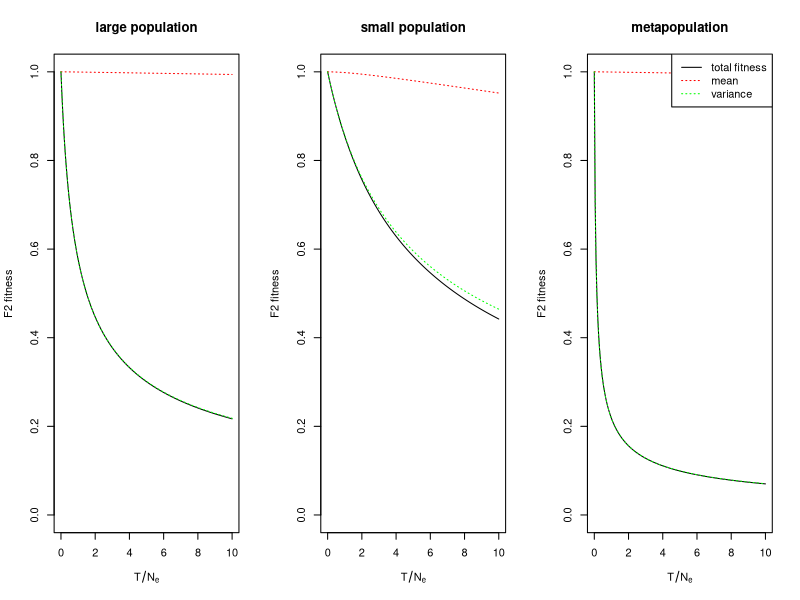
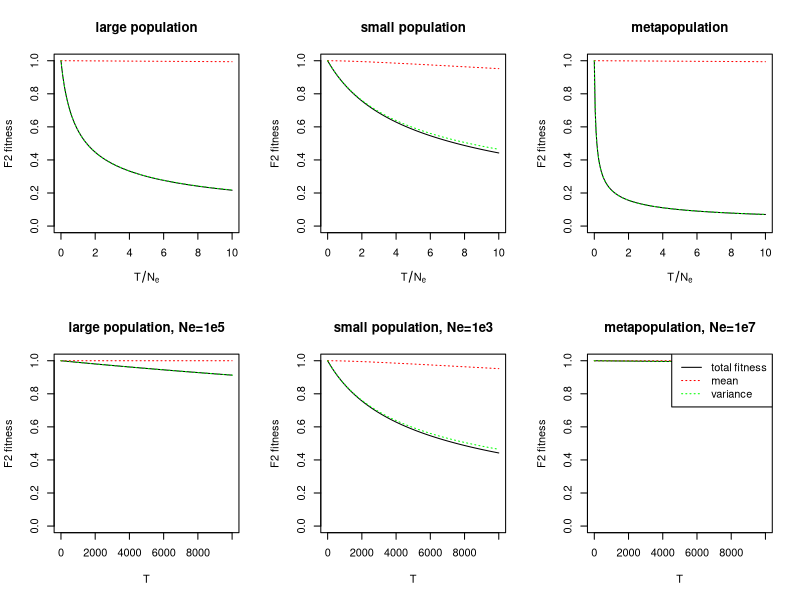

The R source for these figures, in order:

f <- function (t, a, b, c_mu=1/20) {
    # a = sigma_N^2 / gamma^2
    # b = sigma_S^2 / gamma^2
    # omega = 1
    f1(t, a, b, c_mu) * f2(t, a, b, c_mu)
}

f2 <- function (t, a, b, c_mu=1/20) {
    1/sqrt(1 + 4 * a * t / (1+b))
}

f1 <- function (t, a, b, c_mu=1/20) {
    exp(-(c_mu * t)^2 / (1 + b + 4 * b * t))
}

plotf <- function (main, Ne=1.0, tmax=10,
        ...) {
    tt <- seq(0, tmax/Ne, length.out=200)
    plot(tt*Ne, f(tt, ...), type='l', ylim=c(0,1), main=main,
            xlab=if (Ne==1) { expression(T/N[e])} else { expression(T) }, 
            ylab="F2 fitness")
    lines(tt*Ne, f1(tt, ...), col='red', lty=3)
    lines(tt*Ne, f2(tt, ...), col='green', lty=3)
}

pdf(file="speciation_rates.pdf", width=7, height=3, pointsize=10)

layout(t(1:3))
plotf(a=1, b=1, main="large population")
plotf(a=.1, b=.1, main="small population")
plotf(a=10, b=1, main="metapopulation")

legend("topright", lty=c(1,3,3), col=c('black', 'red', 'green'),
        legend=c("total fitness", "mean", "variance"))

dev.off()



pdf(file="speciation_rates_2.pdf", width=7, height=6, pointsize=10)

layout(matrix(1:6, nrow=2))
plotf(a=1, b=1, main="large population")
plotf(a=1, b=1, main="large population, Ne=1e5", Ne=1e5, tmax=1e4)

plotf(a=.1, b=.1, main="small population")
plotf(a=.1, b=.1, main="small population, Ne=1e3", Ne=1e3, tmax=1e4)

plotf(a=10, b=1, main="metapopulation")
plotf(a=10, b=1, main="metapopulation, Ne=1e7", Ne=1e7, tmax=1e4)

legend("topright", lty=c(1,3,3), col=c('black', 'red', 'green'),
        legend=c("total fitness", "mean", "variance"))

dev.off()


